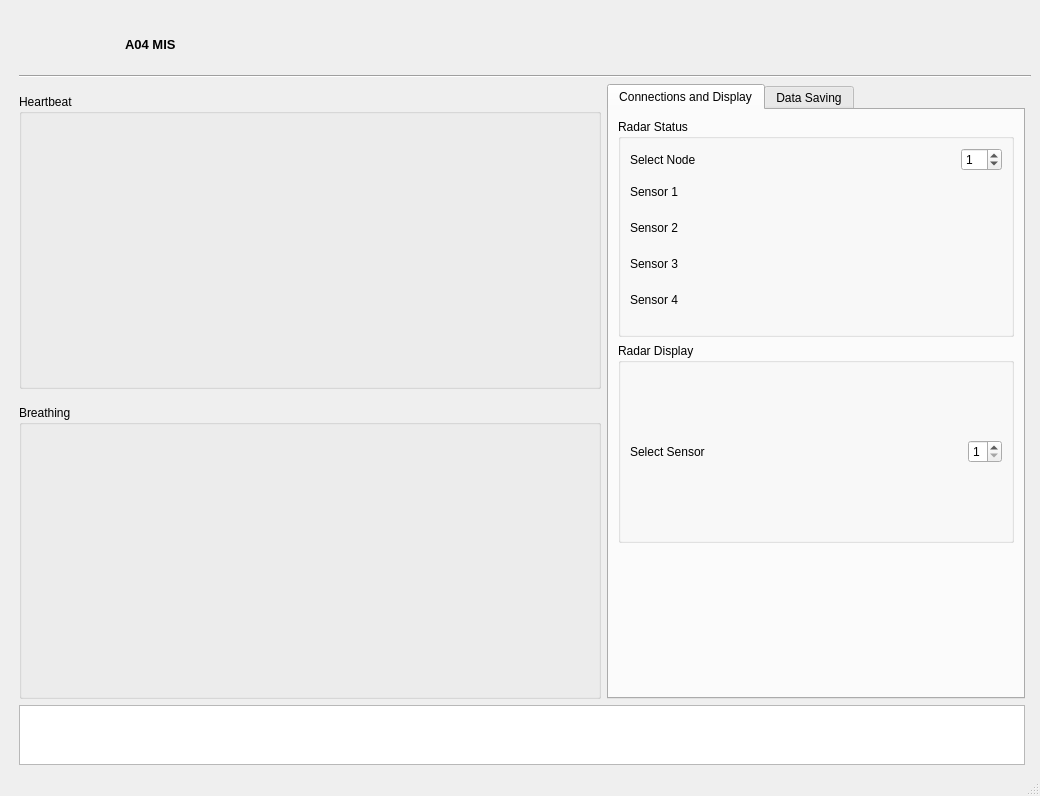
<?xml version="1.0" encoding="UTF-8"?>
<ui version="4.0">
 <class>MainWindow</class>
 <widget class="QMainWindow" name="MainWindow">
  <property name="geometry">
   <rect>
    <x>0</x>
    <y>0</y>
    <width>1040</width>
    <height>796</height>
   </rect>
  </property>
  <property name="minimumSize">
   <size>
    <width>500</width>
    <height>0</height>
   </size>
  </property>
  <property name="windowTitle">
   <string>EmRad Viewer</string>
  </property>
  <widget class="QWidget" name="centralwidget">
   <layout class="QGridLayout" name="gridLayout_3">
    <item row="0" column="1">
     <spacer name="verticalSpacer_2">
      <property name="orientation">
       <enum>Qt::Vertical</enum>
      </property>
      <property name="sizeType">
       <enum>QSizePolicy::Fixed</enum>
      </property>
      <property name="sizeHint" stdset="0">
       <size>
        <width>20</width>
        <height>10</height>
       </size>
      </property>
     </spacer>
    </item>
    <item row="3" column="1">
     <layout class="QGridLayout" name="gridLayout">
      <item row="0" column="1">
       <widget class="QTabWidget" name="tabWidget">
        <property name="enabled">
         <bool>true</bool>
        </property>
        <property name="sizePolicy">
         <sizepolicy hsizetype="Fixed" vsizetype="Expanding">
          <horstretch>0</horstretch>
          <verstretch>0</verstretch>
         </sizepolicy>
        </property>
        <property name="minimumSize">
         <size>
          <width>150</width>
          <height>0</height>
         </size>
        </property>
        <property name="currentIndex">
         <number>0</number>
        </property>
        <widget class="QWidget" name="Connections">
         <attribute name="title">
          <string>Connections and Display</string>
         </attribute>
         <layout class="QGridLayout" name="gridLayout_2">
          <item row="2" column="0">
           <spacer name="verticalSpacer_6">
            <property name="orientation">
             <enum>Qt::Vertical</enum>
            </property>
            <property name="sizeHint" stdset="0">
             <size>
              <width>20</width>
              <height>40</height>
             </size>
            </property>
           </spacer>
          </item>
          <item row="0" column="0">
           <widget class="QGroupBox" name="groupBox">
            <property name="title">
             <string>Radar Status</string>
            </property>
            <layout class="QVBoxLayout" name="verticalLayout">
             <item>
              <layout class="QHBoxLayout" name="horizontalLayout_5">
               <item>
                <widget class="QLabel" name="label_3">
                 <property name="text">
                  <string>Select Node</string>
                 </property>
                </widget>
               </item>
               <item>
                <spacer name="horizontalSpacer_3">
                 <property name="orientation">
                  <enum>Qt::Horizontal</enum>
                 </property>
                 <property name="sizeHint" stdset="0">
                  <size>
                   <width>40</width>
                   <height>20</height>
                  </size>
                 </property>
                </spacer>
               </item>
               <item>
                <widget class="QSpinBox" name="nodeSelector">
                 <property name="maximum">
                  <number>63</number>
                 </property>
                 <property name="value">
                  <number>1</number>
                 </property>
                </widget>
               </item>
              </layout>
             </item>
             <item>
              <layout class="QHBoxLayout" name="horizontalLayout_2"/>
             </item>
             <item>
              <layout class="QHBoxLayout" name="horizontalLayout_3">
               <item>
                <widget class="QLabel" name="label_9">
                 <property name="sizePolicy">
                  <sizepolicy hsizetype="Fixed" vsizetype="Preferred">
                   <horstretch>0</horstretch>
                   <verstretch>0</verstretch>
                  </sizepolicy>
                 </property>
                 <property name="minimumSize">
                  <size>
                   <width>150</width>
                   <height>0</height>
                  </size>
                 </property>
                 <property name="text">
                  <string>Sensor 1</string>
                 </property>
                </widget>
               </item>
               <item>
                <widget class="QLabel" name="sensor1_led">
                 <property name="minimumSize">
                  <size>
                   <width>30</width>
                   <height>30</height>
                  </size>
                 </property>
                 <property name="text">
                  <string/>
                 </property>
                </widget>
               </item>
               <item>
                <spacer name="horizontalSpacer_14">
                 <property name="orientation">
                  <enum>Qt::Horizontal</enum>
                 </property>
                 <property name="sizeHint" stdset="0">
                  <size>
                   <width>40</width>
                   <height>20</height>
                  </size>
                 </property>
                </spacer>
               </item>
              </layout>
             </item>
             <item>
              <layout class="QHBoxLayout" name="horizontalLayout_7">
               <item>
                <widget class="QLabel" name="label_10">
                 <property name="sizePolicy">
                  <sizepolicy hsizetype="Fixed" vsizetype="Preferred">
                   <horstretch>0</horstretch>
                   <verstretch>0</verstretch>
                  </sizepolicy>
                 </property>
                 <property name="minimumSize">
                  <size>
                   <width>150</width>
                   <height>0</height>
                  </size>
                 </property>
                 <property name="text">
                  <string>Sensor 2</string>
                 </property>
                </widget>
               </item>
               <item>
                <widget class="QLabel" name="sensor2_led">
                 <property name="minimumSize">
                  <size>
                   <width>30</width>
                   <height>30</height>
                  </size>
                 </property>
                 <property name="text">
                  <string/>
                 </property>
                </widget>
               </item>
               <item>
                <spacer name="horizontalSpacer_15">
                 <property name="orientation">
                  <enum>Qt::Horizontal</enum>
                 </property>
                 <property name="sizeHint" stdset="0">
                  <size>
                   <width>40</width>
                   <height>20</height>
                  </size>
                 </property>
                </spacer>
               </item>
              </layout>
             </item>
             <item>
              <layout class="QHBoxLayout" name="horizontalLayout_13">
               <item>
                <widget class="QLabel" name="label_11">
                 <property name="sizePolicy">
                  <sizepolicy hsizetype="Fixed" vsizetype="Preferred">
                   <horstretch>0</horstretch>
                   <verstretch>0</verstretch>
                  </sizepolicy>
                 </property>
                 <property name="minimumSize">
                  <size>
                   <width>150</width>
                   <height>0</height>
                  </size>
                 </property>
                 <property name="text">
                  <string>Sensor 3</string>
                 </property>
                </widget>
               </item>
               <item>
                <widget class="QLabel" name="sensor3_led">
                 <property name="minimumSize">
                  <size>
                   <width>30</width>
                   <height>30</height>
                  </size>
                 </property>
                 <property name="text">
                  <string/>
                 </property>
                </widget>
               </item>
               <item>
                <spacer name="horizontalSpacer_16">
                 <property name="orientation">
                  <enum>Qt::Horizontal</enum>
                 </property>
                 <property name="sizeHint" stdset="0">
                  <size>
                   <width>40</width>
                   <height>20</height>
                  </size>
                 </property>
                </spacer>
               </item>
              </layout>
             </item>
             <item>
              <layout class="QHBoxLayout" name="horizontalLayout_14">
               <item>
                <widget class="QLabel" name="label_12">
                 <property name="sizePolicy">
                  <sizepolicy hsizetype="Fixed" vsizetype="Preferred">
                   <horstretch>0</horstretch>
                   <verstretch>0</verstretch>
                  </sizepolicy>
                 </property>
                 <property name="minimumSize">
                  <size>
                   <width>150</width>
                   <height>0</height>
                  </size>
                 </property>
                 <property name="text">
                  <string>Sensor 4</string>
                 </property>
                </widget>
               </item>
               <item>
                <widget class="QLabel" name="sensor4_led">
                 <property name="minimumSize">
                  <size>
                   <width>30</width>
                   <height>30</height>
                  </size>
                 </property>
                 <property name="text">
                  <string/>
                 </property>
                </widget>
               </item>
               <item>
                <spacer name="horizontalSpacer_17">
                 <property name="orientation">
                  <enum>Qt::Horizontal</enum>
                 </property>
                 <property name="sizeHint" stdset="0">
                  <size>
                   <width>40</width>
                   <height>20</height>
                  </size>
                 </property>
                </spacer>
               </item>
              </layout>
             </item>
             <item>
              <spacer name="verticalSpacer_4">
               <property name="orientation">
                <enum>Qt::Vertical</enum>
               </property>
               <property name="sizeHint" stdset="0">
                <size>
                 <width>20</width>
                 <height>10</height>
                </size>
               </property>
              </spacer>
             </item>
            </layout>
           </widget>
          </item>
          <item row="1" column="0">
           <widget class="QGroupBox" name="groupBox_2">
            <property name="minimumSize">
             <size>
              <width>0</width>
              <height>200</height>
             </size>
            </property>
            <property name="title">
             <string>Radar Display</string>
            </property>
            <layout class="QVBoxLayout" name="verticalLayout_8">
             <item>
              <layout class="QHBoxLayout" name="horizontalLayout_17">
               <item>
                <widget class="QLabel" name="label_5">
                 <property name="text">
                  <string>Select Sensor</string>
                 </property>
                </widget>
               </item>
               <item>
                <spacer name="horizontalSpacer">
                 <property name="orientation">
                  <enum>Qt::Horizontal</enum>
                 </property>
                 <property name="sizeHint" stdset="0">
                  <size>
                   <width>40</width>
                   <height>20</height>
                  </size>
                 </property>
                </spacer>
               </item>
               <item>
                <widget class="QSpinBox" name="sensorSelector">
                 <property name="minimum">
                  <number>1</number>
                 </property>
                 <property name="maximum">
                  <number>4</number>
                 </property>
                 <property name="value">
                  <number>1</number>
                 </property>
                </widget>
               </item>
              </layout>
             </item>
             <item>
              <layout class="QHBoxLayout" name="horizontalLayout_19"/>
             </item>
             <item>
              <layout class="QHBoxLayout" name="horizontalLayout_18"/>
             </item>
            </layout>
           </widget>
          </item>
         </layout>
        </widget>
        <widget class="QWidget" name="DataSaving">
         <attribute name="title">
          <string>Data Saving</string>
         </attribute>
         <layout class="QVBoxLayout" name="verticalLayout_5">
          <item>
           <widget class="QGroupBox" name="groupBox_5">
            <property name="sizePolicy">
             <sizepolicy hsizetype="Preferred" vsizetype="Preferred">
              <horstretch>0</horstretch>
              <verstretch>0</verstretch>
             </sizepolicy>
            </property>
            <property name="title">
             <string>Metadata</string>
            </property>
            <layout class="QVBoxLayout" name="verticalLayout_4">
             <item>
              <layout class="QHBoxLayout" name="horizontalLayout_4">
               <item>
                <widget class="QLabel" name="label_2">
                 <property name="minimumSize">
                  <size>
                   <width>100</width>
                   <height>0</height>
                  </size>
                 </property>
                 <property name="text">
                  <string>Measurement ID</string>
                 </property>
                </widget>
               </item>
               <item>
                <widget class="QLineEdit" name="lineEdit"/>
               </item>
               <item>
                <spacer name="horizontalSpacer_6">
                 <property name="orientation">
                  <enum>Qt::Horizontal</enum>
                 </property>
                 <property name="sizeType">
                  <enum>QSizePolicy::Preferred</enum>
                 </property>
                 <property name="sizeHint" stdset="0">
                  <size>
                   <width>10</width>
                   <height>20</height>
                  </size>
                 </property>
                </spacer>
               </item>
              </layout>
             </item>
             <item>
              <layout class="QHBoxLayout" name="horizontalLayout_6">
               <item>
                <widget class="QLabel" name="label_4">
                 <property name="sizePolicy">
                  <sizepolicy hsizetype="Preferred" vsizetype="Preferred">
                   <horstretch>0</horstretch>
                   <verstretch>0</verstretch>
                  </sizepolicy>
                 </property>
                 <property name="minimumSize">
                  <size>
                   <width>100</width>
                   <height>50</height>
                  </size>
                 </property>
                 <property name="text">
                  <string>Comments</string>
                 </property>
                </widget>
               </item>
               <item>
                <widget class="QTextEdit" name="textEdit">
                 <property name="sizePolicy">
                  <sizepolicy hsizetype="Expanding" vsizetype="Minimum">
                   <horstretch>0</horstretch>
                   <verstretch>0</verstretch>
                  </sizepolicy>
                 </property>
                 <property name="minimumSize">
                  <size>
                   <width>0</width>
                   <height>100</height>
                  </size>
                 </property>
                </widget>
               </item>
               <item>
                <spacer name="horizontalSpacer_8">
                 <property name="orientation">
                  <enum>Qt::Horizontal</enum>
                 </property>
                 <property name="sizeType">
                  <enum>QSizePolicy::Preferred</enum>
                 </property>
                 <property name="sizeHint" stdset="0">
                  <size>
                   <width>10</width>
                   <height>20</height>
                  </size>
                 </property>
                </spacer>
               </item>
              </layout>
             </item>
            </layout>
           </widget>
          </item>
          <item>
           <widget class="QGroupBox" name="groupBox_6">
            <property name="minimumSize">
             <size>
              <width>0</width>
              <height>200</height>
             </size>
            </property>
            <property name="title">
             <string>Measurement Data</string>
            </property>
            <layout class="QVBoxLayout" name="verticalLayout_7">
             <item>
              <layout class="QHBoxLayout" name="horizontalLayout_10">
               <item>
                <widget class="QPushButton" name="button_start_meas">
                 <property name="minimumSize">
                  <size>
                   <width>200</width>
                   <height>0</height>
                  </size>
                 </property>
                 <property name="text">
                  <string>Start Now</string>
                 </property>
                </widget>
               </item>
               <item>
                <widget class="QLineEdit" name="startLineEdit"/>
               </item>
               <item>
                <spacer name="horizontalSpacer_10">
                 <property name="orientation">
                  <enum>Qt::Horizontal</enum>
                 </property>
                 <property name="sizeType">
                  <enum>QSizePolicy::Preferred</enum>
                 </property>
                 <property name="sizeHint" stdset="0">
                  <size>
                   <width>10</width>
                   <height>20</height>
                  </size>
                 </property>
                </spacer>
               </item>
              </layout>
             </item>
             <item>
              <layout class="QHBoxLayout" name="horizontalLayout_11">
               <item>
                <widget class="QPushButton" name="button_stop_meas">
                 <property name="minimumSize">
                  <size>
                   <width>200</width>
                   <height>0</height>
                  </size>
                 </property>
                 <property name="text">
                  <string>Stop Now</string>
                 </property>
                </widget>
               </item>
               <item>
                <widget class="QLineEdit" name="stopLineEdit"/>
               </item>
               <item>
                <spacer name="horizontalSpacer_11">
                 <property name="orientation">
                  <enum>Qt::Horizontal</enum>
                 </property>
                 <property name="sizeType">
                  <enum>QSizePolicy::Preferred</enum>
                 </property>
                 <property name="sizeHint" stdset="0">
                  <size>
                   <width>10</width>
                   <height>20</height>
                  </size>
                 </property>
                </spacer>
               </item>
              </layout>
             </item>
             <item>
              <spacer name="verticalSpacer_8">
               <property name="orientation">
                <enum>Qt::Vertical</enum>
               </property>
               <property name="sizeHint" stdset="0">
                <size>
                 <width>20</width>
                 <height>40</height>
                </size>
               </property>
              </spacer>
             </item>
            </layout>
           </widget>
          </item>
          <item>
           <widget class="Line" name="line_5">
            <property name="orientation">
             <enum>Qt::Horizontal</enum>
            </property>
           </widget>
          </item>
          <item>
           <layout class="QHBoxLayout" name="horizontalLayout_12">
            <item>
             <spacer name="horizontalSpacer_24">
              <property name="orientation">
               <enum>Qt::Horizontal</enum>
              </property>
              <property name="sizeHint" stdset="0">
               <size>
                <width>40</width>
                <height>20</height>
               </size>
              </property>
             </spacer>
            </item>
            <item>
             <widget class="QPushButton" name="button_save_measurement">
              <property name="text">
               <string>Save Measurement Data</string>
              </property>
             </widget>
            </item>
            <item>
             <spacer name="horizontalSpacer_12">
              <property name="orientation">
               <enum>Qt::Horizontal</enum>
              </property>
              <property name="sizeHint" stdset="0">
               <size>
                <width>40</width>
                <height>20</height>
               </size>
              </property>
             </spacer>
            </item>
           </layout>
          </item>
         </layout>
        </widget>
       </widget>
      </item>
      <item row="0" column="0">
       <layout class="QVBoxLayout" name="verticalLayout_6">
        <item>
         <spacer name="verticalSpacer">
          <property name="orientation">
           <enum>Qt::Vertical</enum>
          </property>
          <property name="sizeType">
           <enum>QSizePolicy::Fixed</enum>
          </property>
          <property name="sizeHint" stdset="0">
           <size>
            <width>20</width>
            <height>10</height>
           </size>
          </property>
         </spacer>
        </item>
        <item>
         <widget class="QGroupBox" name="groupBox_3">
          <property name="title">
           <string>Heartbeat</string>
          </property>
          <layout class="QVBoxLayout" name="verticalLayout_2">
           <item>
            <widget class="PlotWidget" name="heartbeatWidget" native="true">
             <property name="sizePolicy">
              <sizepolicy hsizetype="Expanding" vsizetype="Preferred">
               <horstretch>0</horstretch>
               <verstretch>0</verstretch>
              </sizepolicy>
             </property>
            </widget>
           </item>
          </layout>
         </widget>
        </item>
        <item>
         <spacer name="verticalSpacer_5">
          <property name="orientation">
           <enum>Qt::Vertical</enum>
          </property>
          <property name="sizeType">
           <enum>QSizePolicy::Fixed</enum>
          </property>
          <property name="sizeHint" stdset="0">
           <size>
            <width>20</width>
            <height>10</height>
           </size>
          </property>
         </spacer>
        </item>
        <item>
         <widget class="QGroupBox" name="groupBox_4">
          <property name="title">
           <string>Breathing</string>
          </property>
          <layout class="QVBoxLayout" name="verticalLayout_3">
           <property name="leftMargin">
            <number>0</number>
           </property>
           <property name="topMargin">
            <number>0</number>
           </property>
           <property name="rightMargin">
            <number>0</number>
           </property>
           <property name="bottomMargin">
            <number>0</number>
           </property>
           <item>
            <widget class="PlotWidget" name="iqWidget" native="true">
             <property name="sizePolicy">
              <sizepolicy hsizetype="Expanding" vsizetype="Preferred">
               <horstretch>0</horstretch>
               <verstretch>0</verstretch>
              </sizepolicy>
             </property>
            </widget>
           </item>
          </layout>
         </widget>
        </item>
       </layout>
      </item>
      <item row="1" column="0" colspan="2">
       <widget class="QTextBrowser" name="textBrowser">
        <property name="sizePolicy">
         <sizepolicy hsizetype="Expanding" vsizetype="Expanding">
          <horstretch>0</horstretch>
          <verstretch>0</verstretch>
         </sizepolicy>
        </property>
        <property name="maximumSize">
         <size>
          <width>16777215</width>
          <height>60</height>
         </size>
        </property>
       </widget>
      </item>
     </layout>
    </item>
    <item row="1" column="1">
     <layout class="QHBoxLayout" name="horizontalLayout">
      <property name="sizeConstraint">
       <enum>QLayout::SetMaximumSize</enum>
      </property>
      <property name="topMargin">
       <number>0</number>
      </property>
      <item>
       <spacer name="horizontalSpacer_4">
        <property name="orientation">
         <enum>Qt::Horizontal</enum>
        </property>
        <property name="sizeType">
         <enum>QSizePolicy::Fixed</enum>
        </property>
        <property name="sizeHint" stdset="0">
         <size>
          <width>50</width>
          <height>20</height>
         </size>
        </property>
       </spacer>
      </item>
      <item>
       <widget class="QLabel" name="sensor_icon">
        <property name="sizePolicy">
         <sizepolicy hsizetype="Fixed" vsizetype="Fixed">
          <horstretch>0</horstretch>
          <verstretch>0</verstretch>
         </sizepolicy>
        </property>
        <property name="minimumSize">
         <size>
          <width>50</width>
          <height>50</height>
         </size>
        </property>
        <property name="maximumSize">
         <size>
          <width>50</width>
          <height>50</height>
         </size>
        </property>
        <property name="styleSheet">
         <string notr="true">image: url(:/newPrefix/ICON_sensorik.png);</string>
        </property>
        <property name="text">
         <string/>
        </property>
       </widget>
      </item>
      <item>
       <widget class="QLabel" name="label">
        <property name="sizePolicy">
         <sizepolicy hsizetype="Fixed" vsizetype="Fixed">
          <horstretch>0</horstretch>
          <verstretch>0</verstretch>
         </sizepolicy>
        </property>
        <property name="minimumSize">
         <size>
          <width>80</width>
          <height>50</height>
         </size>
        </property>
        <property name="font">
         <font>
          <pointsize>10</pointsize>
          <weight>75</weight>
          <bold>true</bold>
         </font>
        </property>
        <property name="text">
         <string>A04 MIS</string>
        </property>
       </widget>
      </item>
      <item>
       <spacer name="horizontalSpacer_2">
        <property name="orientation">
         <enum>Qt::Horizontal</enum>
        </property>
        <property name="sizeHint" stdset="0">
         <size>
          <width>60</width>
          <height>20</height>
         </size>
        </property>
       </spacer>
      </item>
      <item>
       <widget class="QLabel" name="empkins_icon">
        <property name="enabled">
         <bool>true</bool>
        </property>
        <property name="sizePolicy">
         <sizepolicy hsizetype="Fixed" vsizetype="Minimum">
          <horstretch>0</horstretch>
          <verstretch>0</verstretch>
         </sizepolicy>
        </property>
        <property name="minimumSize">
         <size>
          <width>100</width>
          <height>50</height>
         </size>
        </property>
        <property name="maximumSize">
         <size>
          <width>100</width>
          <height>50</height>
         </size>
        </property>
        <property name="styleSheet">
         <string notr="true">image: url(:/newPrefix/FAU_SFB EmpkinS_Logo_CMYK.png);</string>
        </property>
        <property name="text">
         <string/>
        </property>
       </widget>
      </item>
      <item>
       <spacer name="horizontalSpacer_5">
        <property name="orientation">
         <enum>Qt::Horizontal</enum>
        </property>
        <property name="sizeType">
         <enum>QSizePolicy::Fixed</enum>
        </property>
        <property name="sizeHint" stdset="0">
         <size>
          <width>50</width>
          <height>20</height>
         </size>
        </property>
       </spacer>
      </item>
     </layout>
    </item>
    <item row="2" column="1" colspan="2">
     <widget class="Line" name="line">
      <property name="sizePolicy">
       <sizepolicy hsizetype="Expanding" vsizetype="Fixed">
        <horstretch>0</horstretch>
        <verstretch>0</verstretch>
       </sizepolicy>
      </property>
      <property name="minimumSize">
       <size>
        <width>500</width>
        <height>0</height>
       </size>
      </property>
      <property name="orientation">
       <enum>Qt::Horizontal</enum>
      </property>
     </widget>
    </item>
    <item row="3" column="0">
     <spacer name="horizontalSpacer_21">
      <property name="orientation">
       <enum>Qt::Horizontal</enum>
      </property>
      <property name="sizeType">
       <enum>QSizePolicy::Fixed</enum>
      </property>
      <property name="sizeHint" stdset="0">
       <size>
        <width>10</width>
        <height>20</height>
       </size>
      </property>
     </spacer>
    </item>
   </layout>
  </widget>
  <widget class="QStatusBar" name="statusbar"/>
 </widget>
 <customwidgets>
  <customwidget>
   <class>PlotWidget</class>
   <extends>QWidget</extends>
   <header>pyqtgraph</header>
   <container>1</container>
  </customwidget>
 </customwidgets>
 <resources>
  <include location="icons/resources.qrc"/>
 </resources>
 <connections/>
</ui>
